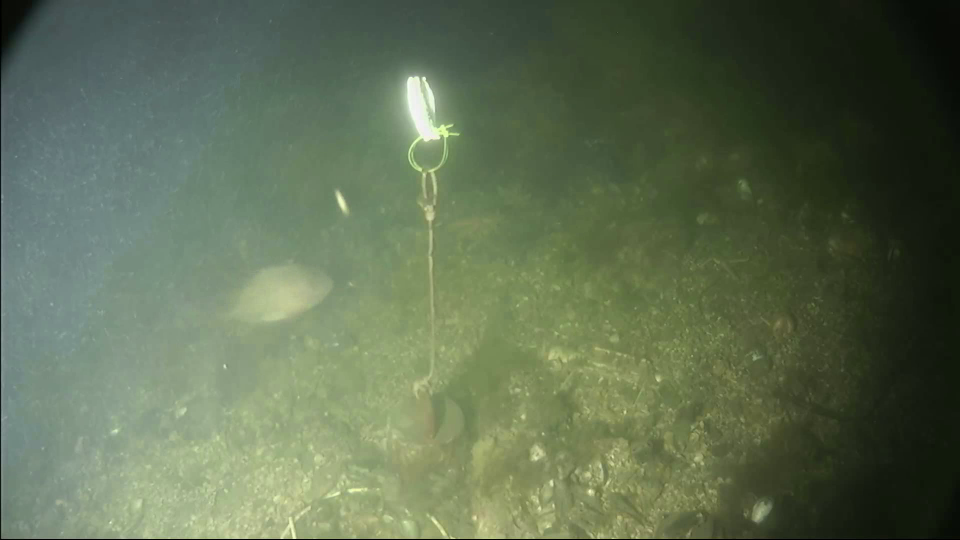
#> input picture predtren/test/test_image_1.png, 960 x 540 px
$ python -i image_filters.py   (imports and definitions only)
#> lines starting #> are read from the running program, lines starting #| are printed output that depends on the picture; after the words box and inside, x2 and y2 are one past the last pixel; in counts of white or black regions, pixels touching at a corner belong together
#> further down, picture is the input picture: shape (540, 960, 3); mean B, G, R 82.3, 109.2, 94.7
import cv2
import numpy as np

def apply_color_filter(image, filter_color, intensity=0.7):
    """Применяет цветовой фильтр к изображению"""
    color_mask = np.full_like(image, filter_color, dtype=np.uint8)
    filtered_image = cv2.addWeighted(image, 1 - intensity, color_mask, intensity, 0)
    return filtered_image

def parse_filter(color_name):
    """Преобразует название фильтра в BGR цвет"""
    color_map = {
        'red': (0, 0, 255),
        'blue': (255, 0, 0),
        'green': (0, 255, 0),
        'yellow': (0, 255, 255),
        'magenta': (255, 0, 255),
        'cyan': (255, 255, 0),
        'orange': (0, 165, 255),
        'purple': (128, 0, 128),
        'none': (0, 0, 0)
    }
    return color_map.get(color_name.lower(), (0, 0, 0))


def color_grader(img, mode='bgr'):
    """Расширенные цветовые преобразования"""
    if mode == 'hsv':
        return cv2.cvtColor(img, cv2.COLOR_BGR2HSV)
    elif mode == 'lab':
        return cv2.cvtColor(img, cv2.COLOR_BGR2LAB)
    elif mode == 'gray':
        return cv2.cvtColor(img, cv2.COLOR_BGR2GRAY)
    return img

def edge_detector(img, min_thresh=100, max_thresh=200):
    """Детектирование контуров с настройкой параметров"""
#> called with min_thresh = 100, max_thresh = 200
    gray = cv2.cvtColor(img, cv2.COLOR_BGR2GRAY) if len(img.shape) == 3 else img
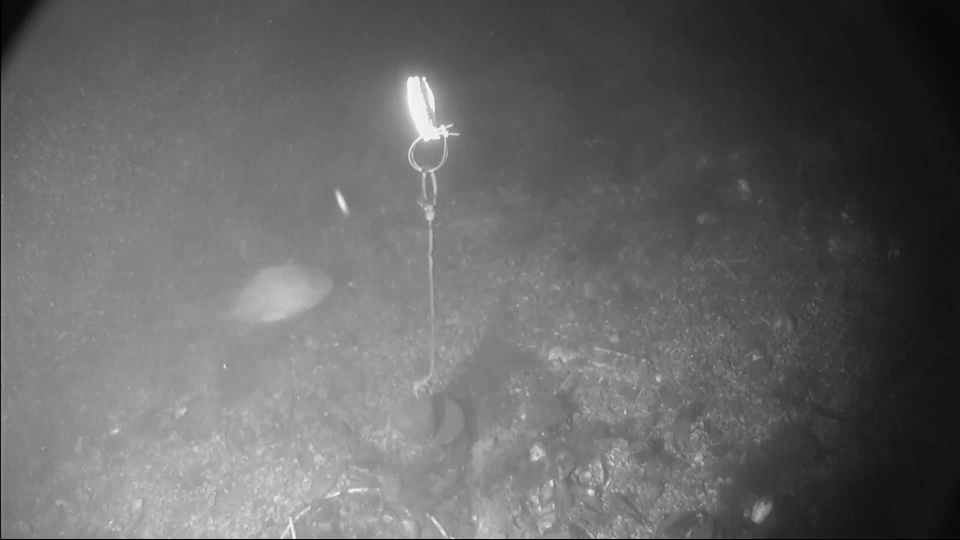
#> gray: shape (540, 960); min 0, max 249, mean 101.8
    blurred = cv2.GaussianBlur(gray, (5,5), 0)
    return cv2.Canny(blurred, min_thresh, max_thresh)
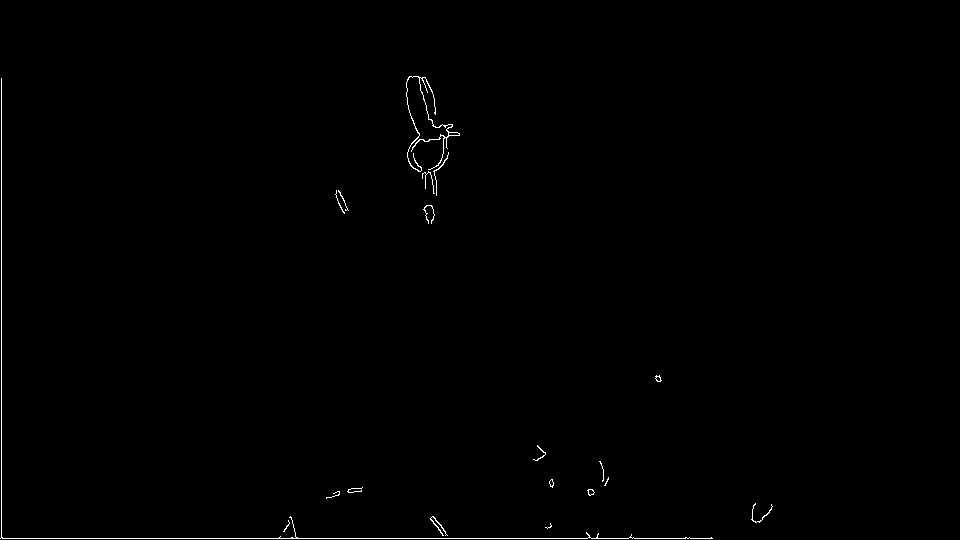
#> returned value: shape (540, 960); 0.43% white in thin lines or dots, all inside (x1, y1, x2, y2) = (0, 76, 773, 539)

def adaptive_segmentation(img, method=cv2.ADAPTIVE_THRESH_GAUSSIAN_C):
    """Адаптивная пороговая сегментация"""
    gray = cv2.cvtColor(img, cv2.COLOR_BGR2GRAY) if len(img.shape) == 3 else img
    return cv2.adaptiveThreshold(gray, 255, method,
                                cv2.THRESH_BINARY, 11, 2)


def kmeans_segmentation(img, K=4):
    """Сегментация методом k-средних"""
    Z = img.reshape((-1,3)).astype(np.float32)
    criteria = (cv2.TERM_CRITERIA_EPS + cv2.TERM_CRITERIA_MAX_ITER, 10, 1.0)
    _, labels, centers = cv2.kmeans(Z, K, None, criteria, 10, cv2.KMEANS_RANDOM_CENTERS)
    centers = np.uint8(centers)
    return centers[labels.flatten()].reshape(img.shape)

>>> import cv2
>>> picture = cv2.imread('../predtren/test/test_image_1.png')
>>> result = edge_detector(picture)
